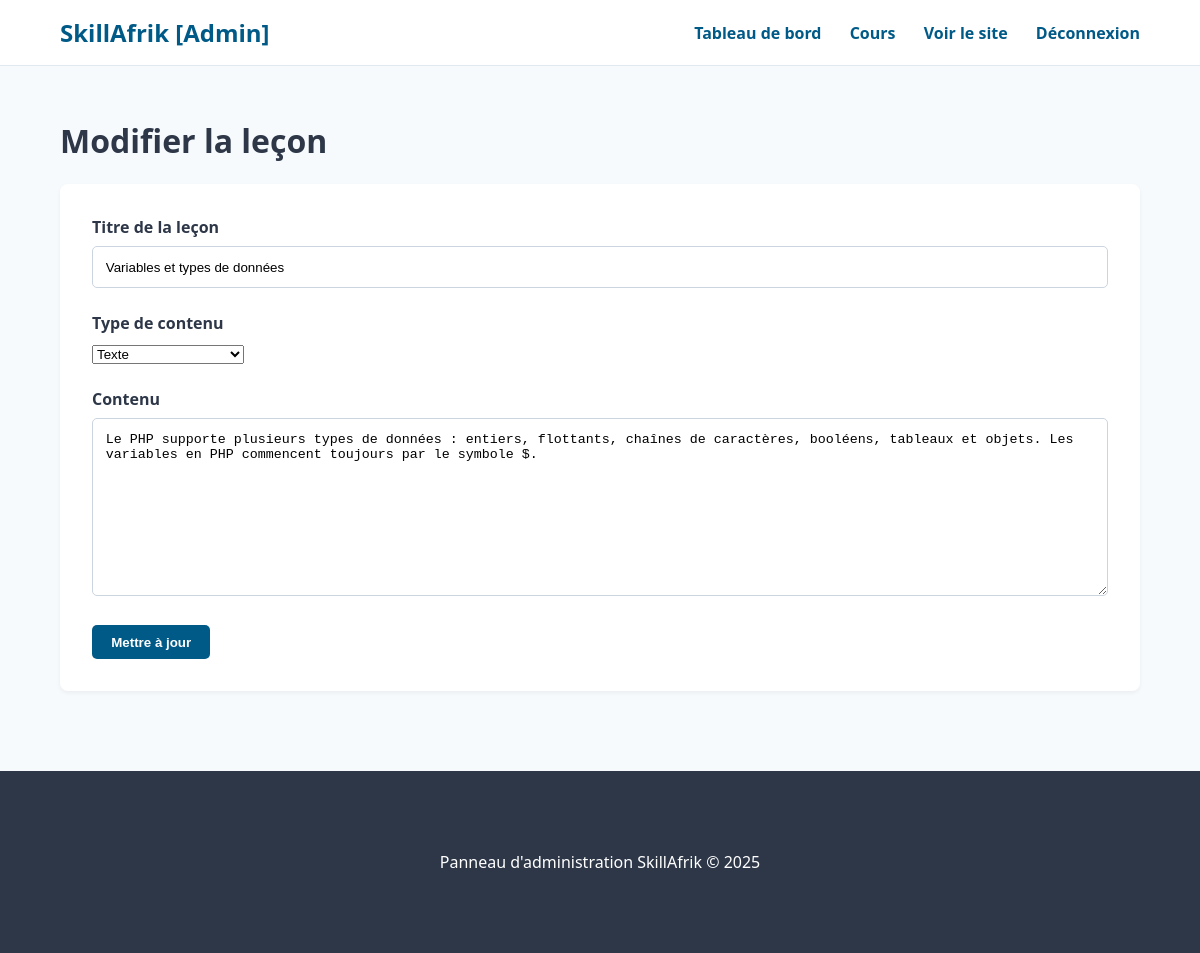
Page /admin/lessons/edit.php?id=1 (signed in) on the committed database.
### tables this page shows
CREATE TABLE lessons (
    id INT AUTO_INCREMENT PRIMARY KEY,
    module_id INT NOT NULL,
    title VARCHAR(255) NOT NULL,
    content_type ENUM('text','video','quiz') NOT NULL DEFAULT 'text',
    content TEXT,
    duration_minutes INT DEFAULT 0,
    `order` INT DEFAULT 0,
    INDEX idx_module (module_id),
    INDEX idx_order (module_id, `order`),
    FOREIGN KEY (module_id) REFERENCES modules(id) ON DELETE CASCADE
);

### admin/lessons/edit.php (the view, shortened to what this page needs)
<?php
$lesson_id = (int)$_GET['id'];
$conn = db_connect();
$stmt = $conn->prepare('SELECT title, content_type, content FROM lessons WHERE id = ?');
$stmt->bind_param('i', $lesson_id);
$stmt->execute();
$lesson = $stmt->get_result()->fetch_assoc();
include '../partials/header.php';
?>
<div class="container">
    <h1>Modifier la leçon</h1>
    <form action="" method="POST" class="admin-form">
        <div class="form-group">
            <label for="title">Titre de la leçon</label>
            <input type="text" id="title" name="title" value="<?php echo htmlspecialchars($lesson['title']); ?>" required>
        </div>
        <div class="form-group">
            <label for="content_type">Type de contenu</label>
            <select id="content_type" name="content_type">
                <option value="text" <?php if($lesson['content_type'] == 'text') echo 'selected'; ?>>Texte</option>
            </select>
        </div>
        <div class="form-group">
            <label for="content">Contenu</label>
            <textarea id="content" name="content" rows="10"><?php echo htmlspecialchars($lesson['content']); ?></textarea>
        </div>
        <button type="submit" class="btn-primary">Mettre à jour</button>
    </form>
</div>
<?php include '../partials/footer.php'; ?>

### public/css/style.css (style rules this page uses)
:root { --primary-color: #005A87; --secondary-color: #E89D3E; --success-color: #6A9F42; --dark-grey: #4A5568; --light-grey: #F7FAFC; --text-color: #2D3748; --font-family: 'Segoe UI', Tahoma, Geneva, Verdana, sans-serif; }
body { font-family: var(--font-family); color: var(--text-color); margin: 0; background-color: var(--light-grey); }
.container { width: 90%; max-width: 1200px; margin: 0 auto; padding: 2rem 0; }
.form-group { margin-bottom: 1.5rem; }
.form-group label { display: block; margin-bottom: 0.5rem; font-weight: 600; }
.form-group input { width: 100%; padding: 0.8rem; border: 1px solid #CBD5E0; border-radius: 5px; box-sizing: border-box; }
.btn-primary, .btn-secondary, .btn-danger { padding: 0.6rem 1.2rem; border-radius: 5px; color: #fff; text-decoration: none; font-weight: bold; border: none; cursor: pointer; }
.btn-primary { background-color: var(--primary-color); }
.admin-form { background-color: #fff; padding: 2rem; border-radius: 8px; box-shadow: 0 2px 4px rgba(0,0,0,0.05); }
.admin-form .form-group { margin-bottom: 1.5rem; }
.admin-form label { display: block; margin-bottom: 0.5rem; font-weight: 600; }
.admin-form input[type="text"], .admin-form textarea { width: 100%; padding: 0.8rem; border: 1px solid #CBD5E0; border-radius: 5px; box-sizing: border-box; }
.admin-form textarea { min-height: 150px; resize: vertical; }

### rows in the picture
lessons: title "Variables et types de données", content_type "Texte", content "Le PHP supporte plusieurs types de données : entiers, flottants, chaînes de caractères, booléens, tableaux et objets. Les variables en PHP commencent toujours par le symbole $."
